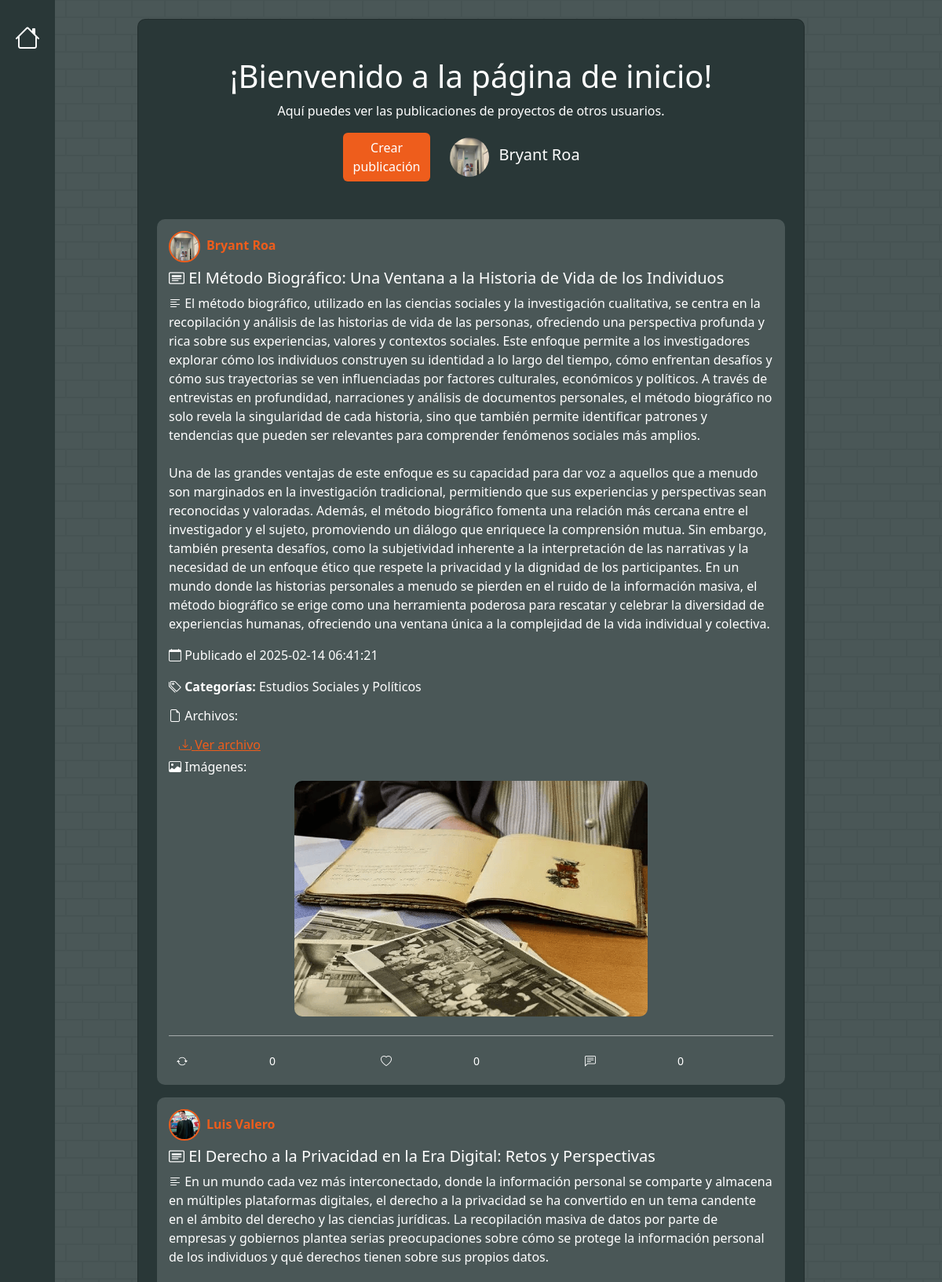
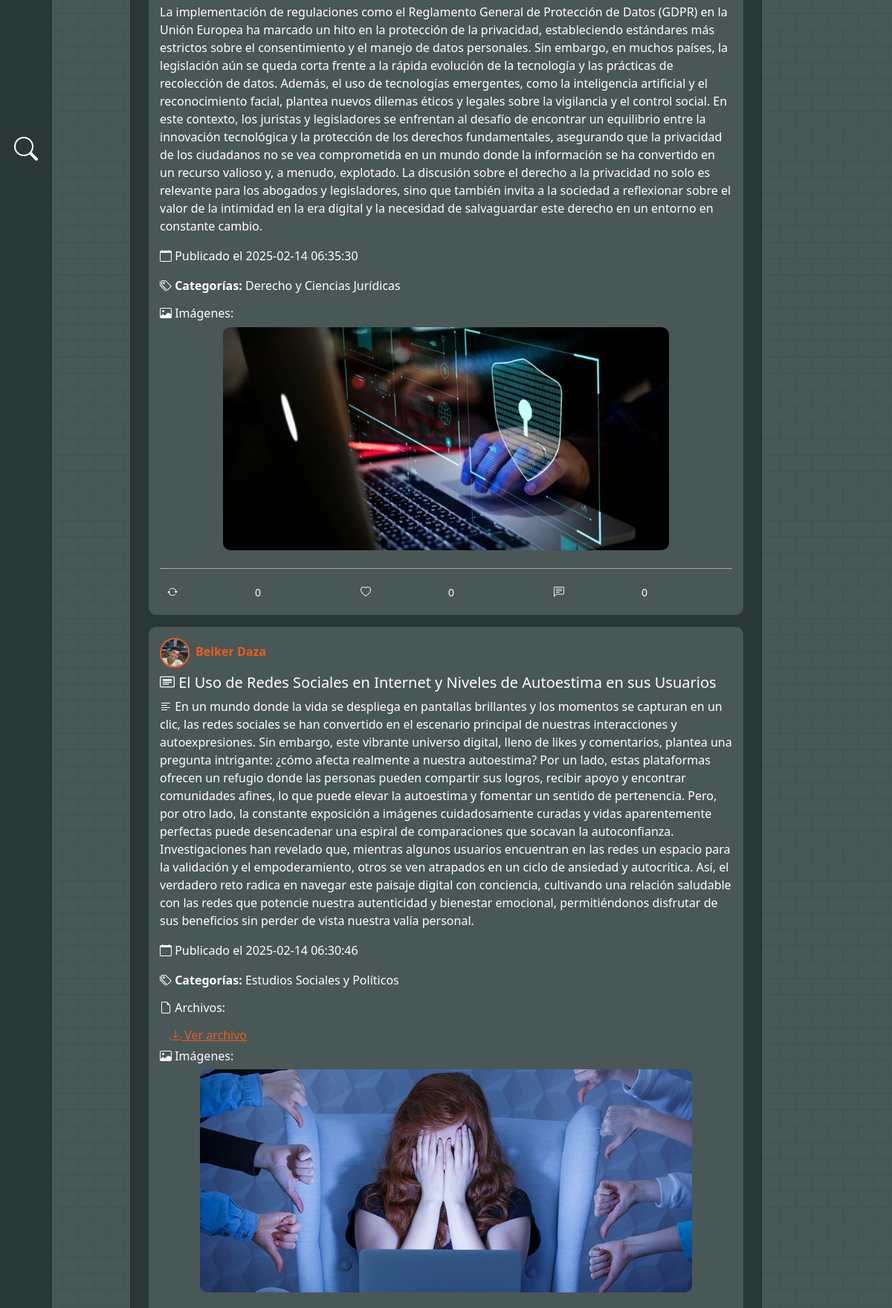
The page /pages/home.php (signed in, upper part) on the database its author committed (2 pictures, top to bottom).
### tables this page shows
CREATE TABLE `usuarios` (
  `id` int(11) NOT NULL,
  `nombre` varchar(100) NOT NULL,
  `apellido` varchar(100) NOT NULL,
  `carrera` varchar(100) NOT NULL,
  `semestre` varchar(10) NOT NULL,
  `foto_perfil` varchar(255) DEFAULT NULL,
  `email` varchar(100) NOT NULL,
  `contrasena` varchar(255) NOT NULL,
  `codigo_recuperacion` varchar(255) DEFAULT NULL,
  `fecha_expiracion_codigo` datetime DEFAULT NULL,
  `fecha_registro` timestamp NOT NULL DEFAULT current_timestamp()
);

CREATE TABLE `proyectos` (
  `id` int(11) NOT NULL,
  `usuario_id` int(11) NOT NULL,
  `titulo` varchar(255) NOT NULL,
  `descripcion` text NOT NULL,
  `fecha_publicacion` timestamp NOT NULL DEFAULT current_timestamp()
);

### models/post_users.php (the view, shortened to what this page needs)
<link rel="stylesheet" href="../public/css/post_users.css">
<?php
    echo"<body>";
        include '../includes/partials/navbar.php';
        $user_id = $_SESSION['id'];
        include('../includes/config/database.php');
        $query = "SELECT p.id, p.titulo, p.descripcion, p.fecha_publicacion, u.nombre, u.apellido, u.foto_perfil,
        GROUP_CONCAT(DISTINCT a.archivo_url) AS archivos,
        GROUP_CONCAT(DISTINCT i.imagen_url) AS imagenes,
        AVG(v.valoracion) AS valoracion_promedio,
        GROUP_CONCAT(DISTINCT c.nombre) AS categorias,
        (SELECT COUNT(*) FROM retweets r WHERE r.proyecto_id = p.id) AS retweet_count,
        (SELECT COUNT(*) FROM retweets r WHERE r.proyecto_id = p.id AND r.usuario_id = $user_id) AS user_retweeted,
        (SELECT COUNT(*) FROM valoraciones v2 WHERE v2.proyecto_id = p.id AND v2.valoracion = 'Me gusta') AS like_count,
        (SELECT COUNT(*) FROM comentarios c2 WHERE c2.proyecto_id = p.id) AS comment_count,  -- Subconsulta para contar los comentarios
        u.id AS usuario_id  -- Añadir el id del usuario a la consulta
        FROM proyectos p
        JOIN usuarios u ON p.usuario_id = u.id
        LEFT JOIN archivos_proyectos a ON p.id = a.proyecto_id
        LEFT JOIN imagenes_proyectos i ON p.id = i.proyecto_id
        LEFT JOIN valoraciones v ON p.id = v.proyecto_id
        LEFT JOIN proyectos_categorias pc ON p.id = pc.proyecto_id
        LEFT JOIN categorias c ON pc.categoria_id = c.id
        GROUP BY p.id
        ORDER BY p.fecha_publicacion DESC";
        $resultado = $conn->query($query);
        if ($resultado->num_rows > 0) {
            while ($row = $resultado->fetch_assoc()) {
                echo "<div style='max-width: 800px;' class='post card mb-3' onclick=\"window.location.href='../controllers/publicacion_detalle.php?post_id=" . $row['id'] . "'\" style='cursor: pointer;'>";
                echo "<div  class='card-body'>";
                echo "<div class='postProfileCard align-items-center mb-2'>";
                echo "<a href='../pages/usuarios_perfil.php?usuario_id=" . $row['usuario_id'] . "'>";
                echo "<img src='" . ($row['foto_perfil'] ? $row['foto_perfil'] : 'default_profile.jpg') . "' alt='Foto de perfil' class='rounded-circle me-2' style='width: 40px; height: 40px;'>";
                echo "<span><strong>" . htmlspecialchars($row['nombre']) . " " . htmlspecialchars($row['apellido']) . "</strong></span>";
                echo "</a>";
                echo "</div>";
                    echo "<h5 class='card-title'><i class='bi bi-card-heading'></i> " . htmlspecialchars($row['titulo']) . "</h5>";
                    echo "<p class='card-text'><i class='bi bi-text-left'></i> " . nl2br(htmlspecialchars($row['descripcion'])) . "</p>";
                    echo "<p><i class='bi bi-calendar'></i> Publicado el " . $row['fecha_publicacion'] . "</p>";
                    if ($row['categorias']) {
                        echo "<p><i class='bi bi-tags'></i> <strong>Categorías:</strong> " . htmlspecialchars($row['categorias']) . "</p>";
                    }
                    if ($row['archivos']) {
                        echo "<h6><i class='bi bi-file-earmark'></i> Archivos:</h6>";
                        $archivos = explode(",", $row['archivos']);
                        foreach ($archivos as $archivo) {
                            echo "<a href='$archivo' target='_blank' onclick='event.stopPropagation();' class='postFileButton btn btn-link'><i class='bi bi-download'></i> Ver archivo</a><br>";
                        }
                    }
                    if ($row['imagenes']) {
                        echo "<h6><i class='bi bi-image'></i> Imágenes:</h6>";
                        $imagenes = explode(",", $row['imagenes']);
                        foreach ($imagenes as $imagen) {
                            echo "<div class='text-center'>";
                            echo "<img src='$imagen' class='img-fluid mb-2' alt='Imagen del proyecto' onclick='event.stopPropagation(); openImageModal(\"$imagen\");'><br>";
                            echo "</div>";
                        }
                    }
                    echo "<div class='postActionButtonsContainer d-flex align-items-center'>";
                    $isRetweeted = $row['user_retweeted'] > 0 ? 'retweeted' : '';
                    $btnText = $row['user_retweeted'] > 0 ? '' : '';
                    echo "<button class='btn retweet-btn d-flex align-items-center $isRetweeted' data-user-id='$user_id' data-post-id='" . $row['id'] . "' onclick='event.stopPropagation()'>
                        <i class='bi bi-arrow-repeat me-1'></i>
                        <span class='retweet-count'>" . $row['retweet_count'] . "</span>
                        <span class='retweet-text ms-1'>$btnText</span>
                    </button>";
                    $projectId = $row['id'];
                    $userId = $user_id;
                    $sql = "SELECT COUNT(*) AS like_count FROM valoraciones WHERE proyecto_id = ? AND usuario_id = ? AND valoracion = 'Me gusta'";
                    $stmt = $conn->prepare($sql);
                    $stmt->bind_param("ii", $projectId, $userId);
                    $stmt->execute();
                    $result = $stmt->get_result();
                    $rowLike = $result->fetch_assoc();
                    $likeCount = $rowLike['like_count'];
                    $hasLiked = $likeCount > 0;
                    $likeButtonClass = $hasLiked ? 'liked' : '';
                    $likeButtonText = $hasLiked ? '' : '';
                    echo "<button class='btn like-btn d-flex align-items-center $likeButtonClass' data-user-id='$userId' data-post-id='$projectId' onclick='event.stopPropagation()'>
                        <i class='bi bi-heart me-1'></i>
                        <span class='like-count'>" . $row['like_count'] . "</span>
                        <span class='like-text ms-1'>$likeButtonText</span>
                    </button>";
                    $sql = "SELECT COUNT(*) AS comment_count FROM comentarios WHERE proyecto_id = ?";
                    $stmt = $conn->prepare($sql);
                    $stmt->bind_param("i", $projectId);
                    $stmt->execute();
                    $result = $stmt->get_result();
                    $rowComment = $result->fetch_assoc();
                    $commentCount = $rowComment['comment_count'];
                    echo "<button class='btn comment-btn2 d-flex align-items-center' data-post-id='$projectId' onclick='event.stopPropagation()'>
                        <i class='bi bi-chat-left-text me-1'></i>
                        <span class='comment-count'>" . $commentCount . "</span>
                        <span class='comment-text ms-1'></span>
                    </button>";
                    echo "</div>";
                    echo "</div>";
                    echo "</div>";
                }
            } else {
                echo "<p>No hay publicaciones.</p>";
            }
    echo "</body>";
?>

### models/data_home.php (shortened to what this page needs)
<?php
require '../includes/config/database.php';
$email_usuario = $_SESSION["nombre_usuario"];
$query = "SELECT nombre, apellido, foto_perfil FROM usuarios WHERE email = ?";
$stmt = $conn->prepare($query);
$stmt->bind_param("s", $email_usuario);
$stmt->execute();
$result = $stmt->get_result();
$user = $result->fetch_assoc();
$nombre_completo = $user['nombre'] . ' ' . $user['apellido'];
$foto_perfil_path = !empty($user['foto_perfil']) ? $user['foto_perfil'] : '../public/images/profile-default.png';
?>
<!DOCTYPE html>
<html lang="en">
<head>
    <link href="https://cdn.jsdelivr.net/npm/bootstrap-icons/font/bootstrap-icons.css" rel="stylesheet">
    <link href="../public/css/home.css" rel="stylesheet">
</head>
<body>
    <div class="container d-flex align-items-center justify-content-center py-4 h-100 w-100">
        <div class='card cardHome px-4'>
            <h1 class="text-center pt-5">¡Bienvenido a la página de inicio!</h1>
            <p class="text-center">Aquí puedes ver las publicaciones de proyectos de otros usuarios.</p>
            <div class="profileCard pb-5 justify-content-center">
                <a href="../pages/publicar.php" class='btn'>Crear publicación</a>
                <div class="col-md-8 text-center">
                    <img src="<?php echo htmlspecialchars($foto_perfil_path); ?>" alt="Foto de perfil" class="profile-picture">
                    <span class="h5 ms-2"><?php echo htmlspecialchars($nombre_completo); ?></span>
                </div>
            </div>
            <?php include("../models/post_users.php"); ?>
</body>
</html>

### public/css/home.css (style rules this page uses)
.cardHome { background-color: #293737; color: white; }
.profileCard { display: flex; align-items: center; align-self: center; }
.profileCard > a { background: #ee5d1c; color: #fff; transition: transform 0.1s ease; }
.profile-picture { width: 50px; height: 50px; border-radius: 50%; object-fit: cover; }

### public/css/post_users.css (style rules this page uses)
.post { border: none !important; color: white !important; }
.post img { max-width: 100%; max-height: 300px; object-fit: cover; border-radius: 10px; }
.post img.rounded-circle { border: 2px solid #ee5d1c; }
.card { border-radius: 10px; overflow: hidden; }
.card-body { padding: 15px; background: #4a5757; border-color: transparent; }
.postProfileCard > a { color: #ee5d1c; text-decoration: none; }
.postActionButtonsContainer { border-top: 1px solid rgba(255, 255, 255, 0.5); padding-top: 1rem; margin-top: 1rem; }
.retweet-btn, .like-btn, .comment-btn, .comment-btn2 { background-color: transparent; color: white; border: none; border-radius: 20px; padding: 5px 10px; font-size: 14px; transition: all 0.3s ease; }
.postFileButton { color: #ee5d1c; }
.d-flex { display: flex; justify-content: space-between; gap: 10px; align-items: center; }
.d-flex, .btn, .btn2 { flex: 1; }

### public/css/navbar.css (style rules this page uses)
body { background-color: #4a5757; margin: 0; padding: 0; }

### pages/home.php (style rules this page uses)
.px-4 { padding-bottom: 3rem; }
.h1, .h2, .h3, .h4, .h5, .h6, h1, h2, h3, h4, h5, h6 { margin-top: 0; margin-bottom: .5rem; font-weight: 500; line-height: 1.2; color: var(--bs-heading-color) !important; }

### rows shown on the page
usuarios: foto_perfil (picture), nombre_completo "Bryant Roa"
proyectos: usuario.foto_perfil (picture), usuario.nombre "Bryant", usuario.apellido "Roa", titulo "El Método Biográfico: Una Ventana a la Historia de Vida de los Individuos", descripcion "El método biográfico, utilizado en las ciencias sociales y la investigación cualitativa, se centra en la recopilación y análisis de las historias de vida de las personas, ofreciendo una perspectiva profunda y rica sobre sus experiencias, valores y contextos sociales. Este enfoque permite a los investigadores explorar cómo los individuos construyen su identidad a lo largo del tiempo, cómo enfrentan desafíos y cómo sus trayectorias se ven influenciadas por factores culturales, económicos y políticos. A través de entrevistas en profundidad, narraciones y análisis de documentos personales, el método biográfico no solo revela la singularidad de cada historia, sino que también permite identificar…", fecha_publicacion "2025-02-14 06:41:21", categorias "Estudios Sociales y Políticos", shows a picture, retweet_count "0", like_count "0", commentCount "0"
proyectos: usuario.foto_perfil (picture), usuario.nombre "Luis", usuario.apellido "Valero", titulo "El Derecho a la Privacidad en la Era Digital: Retos y Perspectivas", descripcion "En un mundo cada vez más interconectado, donde la información personal se comparte y almacena en múltiples plataformas digitales, el derecho a la privacidad se ha convertido en un tema candente en el ámbito del derecho y las ciencias jurídicas. La recopilación masiva de datos por parte de empresas y gobiernos plantea serias preocupaciones sobre cómo se protege la información personal de los individuos y qué derechos tienen sobre sus propios datos. La implementación de regulaciones como el Reglamento General de Protección de Datos (GDPR) en la Unión Europea ha marcado un hito en la protección de la privacidad, estableciendo estándares más estrictos sobre el consentimiento y el manejo de…", fecha_publicacion "2025-02-14 06:35:30", categorias "Derecho y Ciencias Jurídicas", shows a picture, retweet_count "0", like_count "0", commentCount "0"
proyectos: usuario.foto_perfil (picture), usuario.nombre "Beiker", usuario.apellido "Daza", titulo "El Uso de Redes Sociales en Internet y Niveles de Autoestima en sus Usuarios", descripcion "En un mundo donde la vida se despliega en pantallas brillantes y los momentos se capturan en un clic, las redes sociales se han convertido en el escenario principal de nuestras interacciones y autoexpresiones. Sin embargo, este vibrante universo digital, lleno de likes y comentarios, plantea una pregunta intrigante: ¿cómo afecta realmente a nuestra autoestima? Por un lado, estas plataformas ofrecen un refugio donde las personas pueden compartir sus logros, recibir apoyo y encontrar comunidades afines, lo que puede elevar la autoestima y fomentar un sentido de pertenencia. Pero, por otro lado, la constante exposición a imágenes cuidadosamente curadas y vidas aparentemente perfectas puede…", fecha_publicacion "2025-02-14 06:30:46", categorias "Estudios Sociales y Políticos", shows a picture
